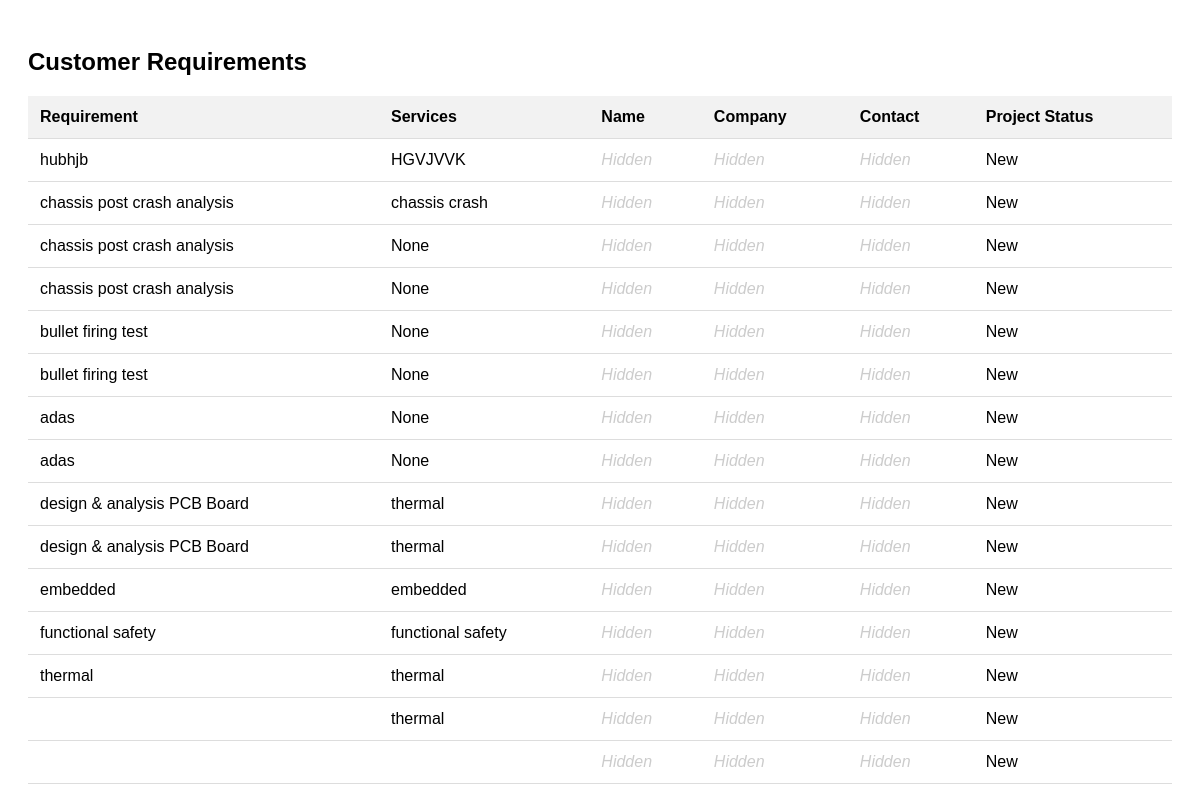
The app's page /vendor/market (signed in) with its own data.
### models.py (models this page shows)
class UserRequirement(db.Model):
    id = db.Column(db.Integer, primary_key=True)
    name = db.Column(db.String(100))
    requirement = db.Column(db.Text)
    tags = db.Column(db.Text)

### app.py (the view)
@app.route('/vendor/market')
def vendor_market():
    if 'user_id' not in session or session['role'] != 'vendor':
        return redirect(url_for('login'))
    user_reqs = UserRequirement.query.order_by(UserRequirement.id.desc()).limit(20).all()
    return render_template('vendor_market.html', user_reqs=user_reqs)

### templates/vendor_market.html (shortened to what this page needs)
<!DOCTYPE html>
<html lang="en">
<head>
</head>
<body>
    <h2>Customer Requirements</h2>
    <table>
        <thead>
            <tr>
                <th>Requirement</th>
                <th>Services</th>
                <th>Name</th>
                <th>Company</th>
                <th>Contact</th>
                <th>Project Status</th>
            </tr>
        </thead>
        <tbody>
            {% for user in user_reqs %}
            <tr>
                <td>{{ user.requirement }}</td>
                <td>{{ user.tags }}</td>
                <td class="masked">Hidden</td>
                <td class="masked">Hidden</td>
                <td class="masked">Hidden</td>
                <td>{{ user.project_status }}</td>
            </tr>
            {% endfor %}
        </tbody>
    </table>
</body>
</html>

### templates/vendor_market.html (style rules this page uses)
body { font-family: Arial, sans-serif; padding: 20px; }
table { width: 100%; border-collapse: collapse; margin-top: 20px; }
th, td { padding: 12px; border-bottom: 1px solid #ddd; text-align: left; }
th { background-color: #f2f2f2; }
.masked { color: #ccc; font-style: italic; }

### records on screen
UserRequirement: requirement "hubhjb", tags "HGVJVVK", project_status "New"
UserRequirement: requirement "chassis post crash analysis", tags "chassis crash", project_status "New"
UserRequirement: requirement "chassis post crash analysis", tags "None", project_status "New"
UserRequirement: requirement "chassis post crash analysis", tags "None", project_status "New"
UserRequirement: requirement "bullet firing test", tags "None", project_status "New"
UserRequirement: requirement "bullet firing test", tags "None", project_status "New"
UserRequirement: requirement "adas", tags "None", project_status "New"
UserRequirement: requirement "adas", tags "None", project_status "New"
UserRequirement: requirement "design & analysis PCB Board", tags "thermal", project_status "New"
UserRequirement: requirement "design & analysis PCB Board", tags "thermal", project_status "New"
UserRequirement: requirement "embedded", tags "embedded", project_status "New"
UserRequirement: requirement "functional safety", tags "functional safety", project_status "New"
UserRequirement: requirement "thermal", tags "thermal", project_status "New"
UserRequirement: tags "thermal", project_status "New"
UserRequirement: project_status "New"
